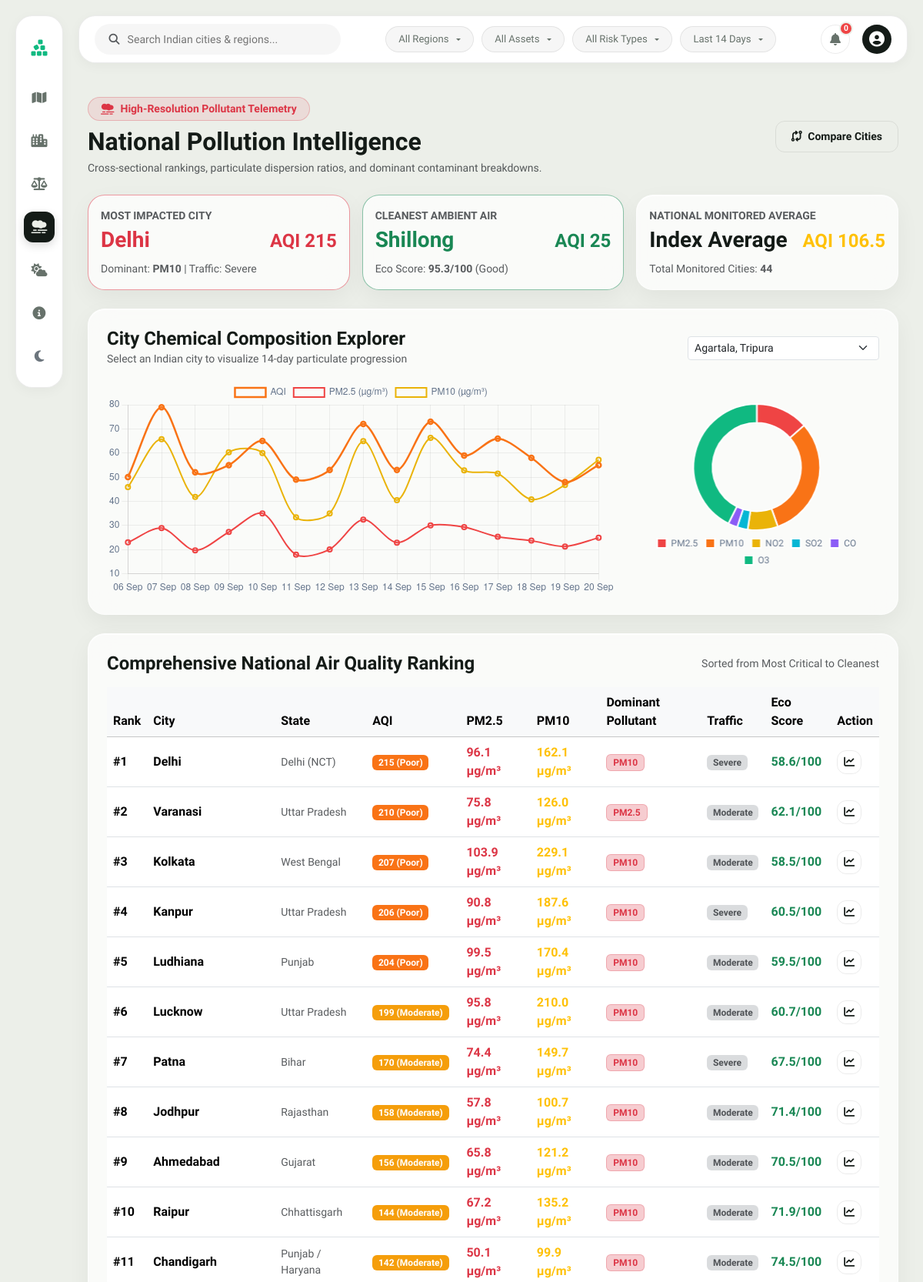
Page /pollution/ (upper part) on the committed database.
### cities/models.py (models this page shows, shortened)
class City(models.Model):
    name = models.CharField(max_length=100, unique=True)
    slug = models.SlugField(max_length=100, unique=True, blank=True)
    state = models.CharField(max_length=100)
    population = models.BigIntegerField(help_text='Total city population')
    latitude = models.DecimalField(max_digits=9, decimal_places=6)
    longitude = models.DecimalField(max_digits=9, decimal_places=6)
    description = models.TextField(blank=True, default='')
    is_metro = models.BooleanField(default=False)
    created_at = models.DateTimeField(auto_now_add=True)
    class Meta:
        verbose_name_plural = 'Cities'
        ordering = ['name']
    @property
    def latest_air_quality(self):
        return self.air_quality_records.order_by('-recorded_date').first()

### pollution/models.py (models this page shows, shortened)
class AirQuality(models.Model):
    TRAFFIC_CHOICES = [
        ('Low', 'Low'),
        ('Moderate', 'Moderate'),
        ('Heavy', 'Heavy'),
        ('Severe', 'Severe'),
    ]
    city = models.ForeignKey(City, on_delete=models.CASCADE, related_name='air_quality_records')
    recorded_date = models.DateField()
    aqi = models.IntegerField(help_text='Air Quality Index (0 - 500)')
    pm25 = models.FloatField(help_text='PM2.5 concentration in ug/m3')
    pm10 = models.FloatField(help_text='PM10 concentration in ug/m3')
    co = models.FloatField(help_text='Carbon Monoxide in mg/m3')
    no2 = models.FloatField(help_text='Nitrogen Dioxide in ug/m3')
    so2 = models.FloatField(help_text='Sulphur Dioxide in ug/m3')
    o3 = models.FloatField(help_text='Ozone in ug/m3')
    traffic_level = models.CharField(max_length=20, choices=TRAFFIC_CHOICES, default='Moderate')
    created_at = models.DateTimeField(auto_now_add=True)
    class Meta:
        verbose_name = 'Air Quality Record'
        verbose_name_plural = 'Air Quality Records'
        ordering = ['-recorded_date']
        unique_together = ('city', 'recorded_date')
    def get_risk_level(self):
        if self.aqi <= 50:
            return 'Good'
        elif self.aqi <= 100:
            return 'Satisfactory'
        elif self.aqi <= 200:
            return 'Moderate'
        elif self.aqi <= 300:
            return 'Poor'
        elif self.aqi <= 400:
            return 'Very Poor'
        else:
            return 'Severe'
    def get_risk_color(self):
        if self.aqi <= 50:
            return '#10b981'
        elif self.aqi <= 100:
            return '#059669'
        elif self.aqi <= 200:
            return '#f59e0b'
        elif self.aqi <= 300:
            return '#f97316'
        elif self.aqi <= 400:
            return '#ef4444'
        else:
            return '#7f1d1d'
    def get_dominant_pollutant(self):
        ratios = {
            'PM2.5': self.pm25 / 60.0,
            'PM10': self.pm10 / 100.0,
            'NO2': self.no2 / 80.0,
            'SO2': self.so2 / 80.0,
            'CO': self.co / 2.0,
            'O3': self.o3 / 100.0,
        }
        return max(ratios.items(), key=lambda x: x[1])[0]
    def get_pollutant_percentages(self):
        raw_vals = {
            'PM2.5': max(0.1, self.pm25),
            'PM10': max(0.1, self.pm10),
            'NO2': max(0.1, self.no2),
            'SO2': max(0.1, self.so2),
            'CO': max(0.1, self.co * 10),
            'O3': max(0.1, self.o3),
        }
        total = sum(raw_vals.values())
        return {k: round((v / total) * 100, 1) for k, v in raw_vals.items()}
    def calculate_environmental_score(self):
        penalty = (self.aqi / 500.0) * 65.0 + min(35.0, (self.pm25 / 250.0) * 35.0)
        return round(max(5.0, min(100.0, 100.0 - penalty)), 1)

### pollution/views.py (the view)
# urls.py: path('', views.analytics_view, name='analytics'),
def analytics_view(request):
    selected_city_id = request.GET.get('city')
    cities = City.objects.all().order_by('name')
    selected_city = None
    if selected_city_id:
        selected_city = City.objects.filter(id=selected_city_id).first()
    if not selected_city and cities.exists():
        selected_city = cities.first()
    rankings = []
    for c in cities:
        aq = c.latest_air_quality
        if aq:
            rankings.append({
                'city': c,
                'aqi': aq.aqi,
                'pm25': aq.pm25,
                'pm10': aq.pm10,
                'no2': aq.no2,
                'so2': aq.so2,
                'co': aq.co,
                'o3': aq.o3,
                'dominant': aq.get_dominant_pollutant(),
                'risk_level': aq.get_risk_level(),
                'risk_color': aq.get_risk_color(),
                'traffic': aq.traffic_level,
                'score': aq.calculate_environmental_score(),
            })
    rankings.sort(key=lambda x: x['aqi'], reverse=True)
    selected_history = []
    chart_data = {'dates': [], 'pm25': [], 'pm10': [], 'no2': [], 'so2': [], 'aqi': []}
    percentages = {}
    if selected_city:
        records = selected_city.air_quality_records.order_by('recorded_date')[:15]
        latest_aq = selected_city.latest_air_quality
        if latest_aq:
            percentages = latest_aq.get_pollutant_percentages()
        for r in records:
            chart_data['dates'].append(r.recorded_date.strftime('%d %b'))
            chart_data['aqi'].append(r.aqi)
            chart_data['pm25'].append(r.pm25)
            chart_data['pm10'].append(r.pm10)
            chart_data['no2'].append(r.no2)
            chart_data['so2'].append(r.so2)
    most_polluted = rankings[0] if rankings else None
    cleanest = rankings[-1] if rankings else None
    avg_aqi = round(sum(r['aqi'] for r in rankings) / len(rankings), 1) if rankings else 0
    context = {
        'cities': cities,
        'selected_city': selected_city,
        'rankings': rankings,
        'most_polluted': most_polluted,
        'cleanest': cleanest,
        'avg_aqi': avg_aqi,
        'percentages': percentages,
        'percentages_json': json.dumps(percentages),
        'chart_data_json': json.dumps(chart_data),
    }
    return render(request, 'pollution/analytics.html', context)

### templates/pollution/analytics.html (shortened to what this page needs)
{% extends 'base.html' %}
{% load static %}
{% block content %}
<div class="container py-4">
  <div class="d-flex flex-wrap justify-content-between align-items-center gap-3 mb-4">
    <div>
      <div class="d-inline-flex align-items-center gap-2 px-3 py-1 rounded-pill bg-danger bg-opacity-10 text-danger fw-semibold small mb-2 border border-danger border-opacity-25">
        <i class="fas fa-smog"></i> High-Resolution Pollutant Telemetry
      </div>
      <h2 class="brand-font fw-bold mb-1">National Pollution Intelligence</h2>
      <p class="text-muted small mb-0">Cross-sectional rankings, particulate dispersion ratios, and dominant contaminant breakdowns.</p>
    </div>
    <div class="d-flex gap-2">
      <a href="{% url 'dashboard:compare' %}" class="btn btn-sm btn-ep-outline">
        <i class="fas fa-code-compare me-1"></i> Compare Cities
      </a>
    </div>
  </div>
  <div class="row g-3 mb-4">
    <div class="col-md-4">
      <div class="eco-card p-3 border-danger border-opacity-50">
        <div class="small text-muted text-uppercase fw-bold">Most Impacted City</div>
        <div class="d-flex justify-content-between align-items-baseline mt-1">
          <h3 class="brand-font fw-bold text-danger mb-0">{{ most_polluted.city.name }}</h3>
          <span class="fs-4 fw-bold text-danger">AQI {{ most_polluted.aqi }}</span>
        </div>
        <div class="small text-muted mt-2">Dominant: <strong>{{ most_polluted.dominant }}</strong> | Traffic: {{ most_polluted.traffic }}</div>
      </div>
    </div>
    <div class="col-md-4">
      <div class="eco-card p-3 border-success border-opacity-50">
        <div class="small text-muted text-uppercase fw-bold">Cleanest Ambient Air</div>
        <div class="d-flex justify-content-between align-items-baseline mt-1">
          <h3 class="brand-font fw-bold text-success mb-0">{{ cleanest.city.name }}</h3>
          <span class="fs-4 fw-bold text-success">AQI {{ cleanest.aqi }}</span>
        </div>
        <div class="small text-muted mt-2">Eco Score: <strong>{{ cleanest.score }}/100</strong> ({{ cleanest.risk_level }})</div>
      </div>
    </div>
    <div class="col-md-4">
      <div class="eco-card p-3">
        <div class="small text-muted text-uppercase fw-bold">National Monitored Average</div>
        <div class="d-flex justify-content-between align-items-baseline mt-1">
          <h3 class="brand-font fw-bold mb-0">Index Average</h3>
          <span class="fs-4 fw-bold text-warning">AQI {{ avg_aqi }}</span>
        </div>
        <div class="small text-muted mt-2">Total Monitored Cities: <strong>{{ rankings|length }}</strong></div>
      </div>
    </div>
  </div>
  <div class="eco-card mb-4">
    <div class="d-flex flex-wrap justify-content-between align-items-center gap-3 mb-3">
      <div>
        <h4 class="brand-font fw-bold mb-0">City Chemical Composition Explorer</h4>
        <span class="small text-muted">Select an Indian city to visualize 14-day particulate progression</span>
      </div>
      <form method="GET" action="{% url 'pollution:analytics' %}" class="d-flex align-items-center gap-2">
        <select name="city" class="form-select form-select-sm" onchange="this.form.submit()">
          {% for c in cities %}
            <option value="{{ c.id }}" {% if c.id == selected_city.id %}selected{% endif %}>{{ c.name }}, {{ c.state }}</option>
          {% endfor %}
        </select>
      </form>
    </div>
    <div class="row g-4 align-items-center">
      <div class="col-lg-8">
        <div style="height: 280px;" class="position-relative">
          <canvas id="pollutionChemicalChart"></canvas>
        </div>
      </div>
      <div class="col-lg-4">
        <div style="height: 220px;" class="position-relative">
          <canvas id="pollutionDoughnutChart"></canvas>
        </div>
      </div>
    </div>
  </div>
  <div class="eco-card">
    <div class="d-flex justify-content-between align-items-center mb-3">
      <h4 class="brand-font fw-bold mb-0">Comprehensive National Air Quality Ranking</h4>
      <span class="small text-muted">Sorted from Most Critical to Cleanest</span>
    </div>
    <div class="table-responsive">
      <table class="table table-hover align-middle mb-0">
        <thead class="table-light">
          <tr>
            <th>Rank</th>
            <th>City</th>
            <th>State</th>
            <th>AQI</th>
            <th>PM2.5</th>
            <th>PM10</th>
            <th>Dominant Pollutant</th>
            <th>Traffic</th>
            <th>Eco Score</th>
            <th>Action</th>
          </tr>
        </thead>
        <tbody>
          {% for item in rankings %}
            <tr>
              <td><strong>#{{ forloop.counter }}</strong></td>
              <td>
                <a href="{% url 'cities:detail' item.city.slug %}" class="fw-bold text-decoration-none text-reset">
                  {{ item.city.name }}
                </a>
              </td>
              <td class="text-muted small">{{ item.city.state }}</td>
              <td>
                <span class="badge" style="background-color: {{ item.risk_color }};">
                  {{ item.aqi }} ({{ item.risk_level }})
                </span>
              </td>
              <td class="text-danger fw-semibold">{{ item.pm25 }} µg/m³</td>
              <td class="text-warning fw-semibold">{{ item.pm10 }} µg/m³</td>
              <td><span class="badge bg-danger bg-opacity-25 text-danger border border-danger border-opacity-25">{{ item.dominant }}</span></td>
              <td><span class="badge bg-secondary bg-opacity-25 text-muted">{{ item.traffic }}</span></td>
              <td class="text-success fw-bold">{{ item.score }}/100</td>
              <td>
                <a href="{% url 'cities:detail' item.city.slug %}" class="btn btn-sm btn-ep-outline py-1 px-2">
                  <i class="fas fa-chart-line"></i>
                </a>
              </td>
            </tr>
          {% endfor %}
        </tbody>
      </table>
    </div>
  </div>
</div>
{% endblock %}
{% block extra_js %}
<script>
document.addEventListener('DOMContentLoaded', function() {
  const chartData = {{ chart_data_json|safe }};
  const percentages = {{ percentages_json|safe }};
  // Render Doughnut
  EcoCharts.renderPollutantDoughnut('pollutionDoughnutChart', percentages);
  // Render Multi-line pollutant progression
  const ctx = document.getElementById('pollutionChemicalChart');
  if (ctx) {
    const theme = EcoCharts.getChartThemeColors();
    new Chart(ctx, {
      type: 'line',
      data: {
        labels: chartData.dates,
        datasets: [
          {
            label: 'AQI',
            data: chartData.aqi,
            borderColor: '#f97316',
            backgroundColor: 'transparent',
            borderWidth: 2.5,
            tension: 0.3
          },
          {
            label: 'PM2.5 (µg/m³)',
            data: chartData.pm25,
            borderColor: '#ef4444',
            backgroundColor: 'transparent',
            borderWidth: 2,
            tension: 0.3
          },
          {
            label: 'PM10 (µg/m³)',
            data: chartData.pm10,
            borderColor: '#eab308',
            backgroundColor: 'transparent',
            borderWidth: 2,
            tension: 0.3
          }
        ]
      },
      options: {
        responsive: true,
        maintainAspectRatio: false,
        scales: {
          x: { grid: { color: theme.gridColor }, ticks: { color: theme.textColor } },
          y: { grid: { color: theme.gridColor }, ticks: { color: theme.textColor } }
        },
        plugins: {
          legend: {
            position: 'top',
            labels: { color: theme.textColor }
          }
        }
      }
    });
  }
});
</script>
{% endblock %}

### static/css/custom.css (style rules this page uses)
:root { --ep-canvas-bg: #ecefe9; --ep-panel-bg: rgba(255, 255, 255, 0.96); --ep-panel-hover: #ffffff; --ep-border: rgba(0, 0, 0, 0.08); --ep-border-light: rgba(0, 0, 0, 0.04); --ep-text-main: #141b17; --ep-text-muted: #67726b; --ep-font-serif: 'Newsreader', Georgia, serif; --ep-font-sans: 'Plus Jakarta Sans', -apple-system, BlinkMacSystemFont, sans-serif; --risk-critical: #d93829; --risk-high: #e76f51; --risk-moderate: #e09f3e; --risk-satisfactory: #2a9d8f; --risk-good: #38b000; --risk-blue: #0077b6; --ep-shadow-subtle: 0 4px 16px rgba(0, 0, 0, 0.04); --ep-shadow-card: 0 10px 32px rgba(0, 0, 0, 0.07); --ep-shadow-float: 0 24px 50px rgba(0, 0, 0, 0.14); --ep-radius: 22px; --ep-radius-sm: 14px; }
body { background-color: var(--ep-canvas-bg); color: var(--ep-text-main); font-family: var(--ep-font-sans); min-height: 100vh; margin: 0; padding: 0; overflow-x: hidden; transition: background-color 0.25s ease, color 0.25s ease; }
.btn-ep-outline { background: transparent; color: var(--ep-text-main); border: 1px solid var(--ep-border); border-radius: 12px; font-weight: 600; padding: 0.55rem 1.25rem; }
.eco-card { background: rgba(255, 255, 255, 0.72); backdrop-filter: blur(16px); -webkit-backdrop-filter: blur(16px); border: 1px solid rgba(255, 255, 255, 0.6); border-radius: var(--ep-radius); box-shadow: 0 10px 30px rgba(0, 0, 0, 0.05), inset 0 1px 0 rgba(255, 255, 255, 0.8); padding: 1.5rem; transition: all 0.28s cubic-bezier(0.16, 1, 0.3, 1); position: relative; }

### rows in the picture
City: city.name "Delhi", city.name "Delhi", city.state "Delhi (NCT)"
AirQuality: traffic "Severe", pm25 "96.1", pm10 "162.1", traffic "Severe"
City: city.name "Shillong"
City: city.name "Varanasi", city.state "Uttar Pradesh"
AirQuality: pm25 "75.8", pm10 "126.0", traffic "Moderate"
City: city.name "Kolkata", city.state "West Bengal"
AirQuality: pm25 "103.9", pm10 "229.1", traffic "Moderate"
City: city.name "Kanpur", city.state "Uttar Pradesh"
AirQuality: pm25 "90.8", pm10 "187.6", traffic "Severe"
City: city.name "Ludhiana", city.state "Punjab"
AirQuality: pm25 "99.5", pm10 "170.4", traffic "Moderate"
City: city.name "Lucknow", city.state "Uttar Pradesh"
AirQuality: pm25 "95.8", pm10 "210.0", traffic "Moderate"
City: city.name "Patna", city.state "Bihar"
AirQuality: pm25 "74.4", pm10 "149.7", traffic "Severe"
City: city.name "Jodhpur", city.state "Rajasthan"
AirQuality: pm25 "57.8", pm10 "100.7", traffic "Moderate"
City: city.name "Ahmedabad", city.state "Gujarat"
AirQuality: pm25 "65.8", pm10 "121.2", traffic "Moderate"
City: city.name "Raipur", city.state "Chhattisgarh"
AirQuality: pm25 "67.2", pm10 "135.2", traffic "Moderate"
City: city.name "Chandigarh", city.state "Punjab / Haryana"
AirQuality: pm25 "50.1", pm10 "99.9", traffic "Moderate"

### other values in the picture
{{ most_polluted.aqi }} "215"
{{ most_polluted.dominant }} "PM10"
{{ cleanest.aqi }} "25"
{{ cleanest.score }} "95.3"
{{ cleanest.risk_level }} "Good"
{{ avg_aqi }} "106.5"
{{ rankings|length }} "44"
{{ item.aqi }} "215" "210" "207" "206" "204" "199" "170" "158" "156" "144" "142"
{{ item.risk_level }} "Poor" "Poor" "Poor" "Poor" "Poor" "Moderate" "Moderate" "Moderate" "Moderate" "Moderate" "Moderate"
{{ item.dominant }} "PM10" "PM2.5" "PM10" "PM10" "PM10" "PM10" "PM10" "PM10" "PM10" "PM10" "PM10"
{{ item.score }} "58.6" "62.1" "58.5" "60.5" "59.5" "60.7" "67.5" "71.4" "70.5" "71.9" "74.5"
form field city "Agartala, Tripura"
